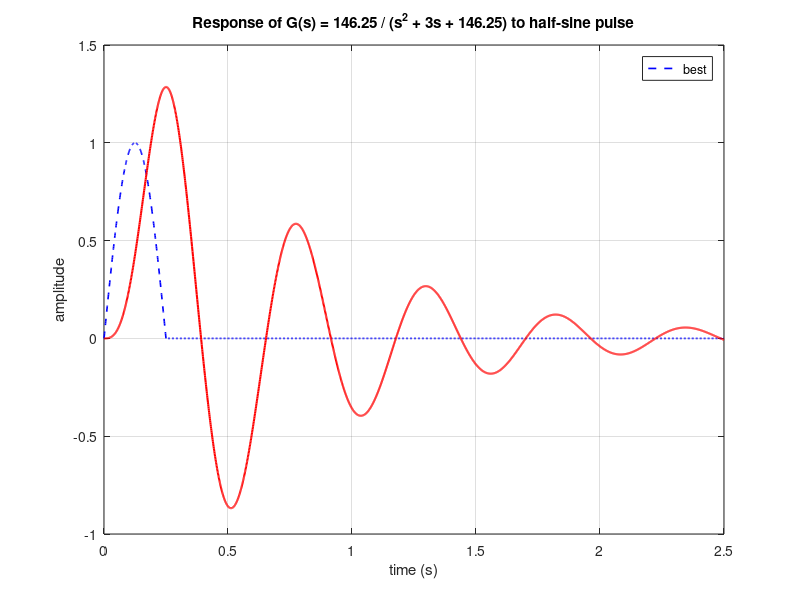

Reproduce this figure in MATLAB.
%% Step response to a half-sine pulse input using lsim
clearvars, clc, close all

%% System
G = tf(146.25,[1 3 146.25]);

%% Time vector and input
T  = 0.5;                  % pulse parameter (s)
dt = 0.001;                % time step
t  = 0:dt:2.5;             % t in [0, 2.5] s

r = zeros(size(t));
idx = (t >= 0) & (t <= T/2);
r(idx) = sin(2*pi*t(idx)/T);   % half-sine pulse, zero after T/2

%% Simulate with lsim (system initially at rest)
y = lsim(G,r,t);

%% Plot
figure
plot(t,r,'b--','LineWidth',1.2,'DisplayName','r(t) input')
hold on
plot(t,y,'r','LineWidth',1.5,'DisplayName','y(t) output')
hold off
xlabel('time (s)')
ylabel('amplitude')
title('Response of G(s) = 146.25 / (s^2 + 3s + 146.25) to half-sine pulse')
grid on
legend(Location="best")
